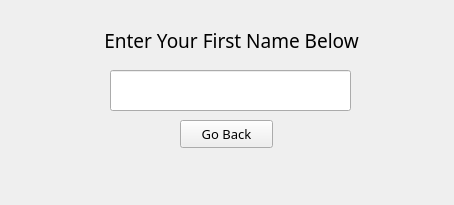
<?xml version="1.0" encoding="UTF-8"?>
<ui version="4.0">
 <class>MainWindow</class>
 <widget class="QMainWindow" name="MainWindow">
  <property name="geometry">
   <rect>
    <x>0</x>
    <y>0</y>
    <width>454</width>
    <height>205</height>
   </rect>
  </property>
  <property name="windowTitle">
   <string>MainWindow</string>
  </property>
  <widget class="QWidget" name="centralwidget">
   <widget class="QLabel" name="label">
    <property name="geometry">
     <rect>
      <x>30</x>
      <y>26</y>
      <width>403</width>
      <height>28</height>
     </rect>
    </property>
    <property name="font">
     <font>
      <family>Book Antiqua</family>
      <pointsize>14</pointsize>
     </font>
    </property>
    <property name="text">
     <string>Enter Your First Name Below</string>
    </property>
    <property name="alignment">
     <set>Qt::AlignCenter</set>
    </property>
   </widget>
   <widget class="QLineEdit" name="lineEdit">
    <property name="geometry">
     <rect>
      <x>110</x>
      <y>70</y>
      <width>241</width>
      <height>41</height>
     </rect>
    </property>
   </widget>
   <widget class="QPushButton" name="btnBack">
    <property name="geometry">
     <rect>
      <x>180</x>
      <y>120</y>
      <width>93</width>
      <height>28</height>
     </rect>
    </property>
    <property name="font">
     <font>
      <family>Book Antiqua</family>
      <pointsize>10</pointsize>
     </font>
    </property>
    <property name="text">
     <string>Go Back</string>
    </property>
   </widget>
  </widget>
 </widget>
 <resources/>
 <connections/>
</ui>
